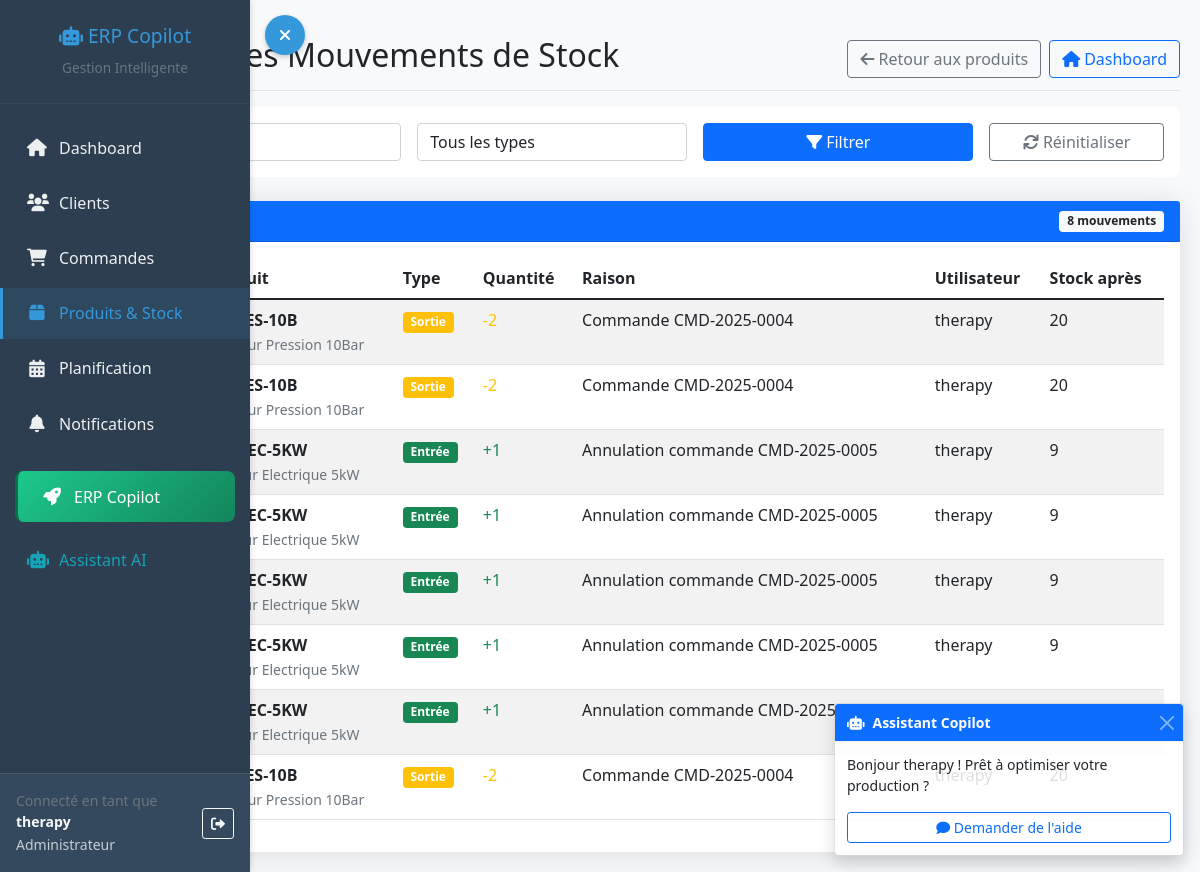
Page /stock/movements/ (signed in) on the committed database.
### dashboard/models.py (models this page shows, shortened)
class CustomUser(AbstractUser):
    ROLE_CHOICES = [
        ('admin', 'Administrateur'),
        ('manager', 'Manager'),
        ('supervisor', 'Superviseur'),  # Rôle secondaire avec accès limité
        ('operator', 'Opérateur'),
    ]
    role = models.CharField(max_length=20, choices=ROLE_CHOICES, default='operator')
    phone = models.CharField(max_length=20, blank=True)

class StockMovement(models.Model):
    MOVEMENT_TYPES = [
        ('in', 'Entrée'),
        ('out', 'Sortie'),
        ('adjustment', 'Ajustement'),
    ]
    product = models.ForeignKey(Product, on_delete=models.CASCADE)
    movement_type = models.CharField(max_length=20, choices=MOVEMENT_TYPES)
    quantity = models.IntegerField()
    reason = models.CharField(max_length=100)
    created_at = models.DateTimeField(auto_now_add=True)
    user = models.ForeignKey(CustomUser, on_delete=models.CASCADE, related_name='dashboard_stock_movements')
    customer = models.ForeignKey(Customer, on_delete=models.SET_NULL, null=True, blank=True, related_name='stock_movements')

class Product(models.Model):
    reference = models.CharField(max_length=50, unique=True)
    name = models.CharField(max_length=100)
    description = models.TextField(blank=True)
    price = models.DecimalField(max_digits=10, decimal_places=2)
    min_stock = models.IntegerField(default=5)
    max_stock = models.IntegerField(default=100)
    current_stock = models.IntegerField(default=0)
    created_at = models.DateTimeField(auto_now_add=True)
    is_active = models.BooleanField(default=True)
    archived_at = models.DateTimeField(null=True, blank=True)

### dashboard/views.py (the view)
# urls.py: path('stock/movements/', views.stock_movements, name='stock_movements'),
@login_required
def stock_movements(request):
    movements = StockMovement.objects.select_related('product', 'user').all().order_by('-created_at')
    product_filter = request.GET.get('product', '')
    if product_filter:
        movements = movements.filter(product_id=product_filter)
    type_filter = request.GET.get('type', '')
    if type_filter:
        movements = movements.filter(movement_type=type_filter)
    return render(request, 'dashboard/products/stock_movements.html', {
        'movements': movements,
        'products': Product.objects.all().order_by('reference'),
    })

### templates/dashboard/products/stock_movements.html (shortened to what this page needs)
{% extends 'base.html' %}
{% block content %}
<div class="d-flex justify-content-between flex-wrap flex-md-nowrap align-items-center pt-3 pb-2 mb-3 border-bottom">
    <h1 class="h2">
        Historique des Mouvements de Stock
    </h1>
    <div class="btn-toolbar mb-2 mb-md-0">
        <a href="{% url 'product_list' %}" class="btn btn-outline-secondary me-2">
            <i class="fas fa-arrow-left me-1"></i>Retour aux produits
        </a>
        <a href="{% url 'dashboard' %}" class="btn btn-outline-primary">
            <i class="fas fa-home me-1"></i>Dashboard
        </a>
    </div>
</div>
<div class="row mb-4">
    <div class="col-12">
        <div class="card">
            <div class="card-body">
                <form method="get" class="row g-3">
                    <div class="col-md-4">
                    </div>
                    <div class="col-md-3">
                        <select name="type" class="form-control">
                            <option value="">Tous les types</option>
                        </select>
                    </div>
                    <div class="col-md-3">
                        <button type="submit" class="btn btn-primary w-100">
                            <i class="fas fa-filter me-1"></i>Filtrer
                        </button>
                    </div>
                    <div class="col-md-2">
                        <a href="{% url 'stock_movements' %}" class="btn btn-outline-secondary w-100">
                            <i class="fas fa-refresh me-1"></i>Réinitialiser
                        </a>
                    </div>
                </form>
            </div>
        </div>
    </div>
</div>
<div class="row">
    <div class="col-12">
        <div class="card shadow">
            <div class="card-header bg-primary text-white d-flex justify-content-between align-items-center">
                <h5 class="mb-0">Mouvements de stock</h5>
                <span class="badge bg-light text-dark">{{ movements.count }} mouvements</span>
            </div>
            <div class="card-body">
                <div class="table-responsive">
                    <table class="table table-striped table-hover">
                        <thead>
                            <tr>
                                <th>Date</th>
                                <th>Produit</th>
                                <th>Type</th>
                                <th>Quantité</th>
                                <th>Raison</th>
                                <th>Utilisateur</th>
                                <th>Stock après</th>
                            </tr>
                        </thead>
                        <tbody>
                            {% for movement in movements %}
                            <tr>
                                <td>{{ movement.created_at|date:"d/m/Y H:i" }}</td>
                                <td>
                                    <strong>{{ movement.product.reference }}</strong><br>
                                    <small class="text-muted">{{ movement.product.name }}</small>
                                </td>
                                <td>
                                    <span class="badge
                                        {% if movement.movement_type == 'in' %}bg-success
                                        {% elif movement.movement_type == 'out' %}bg-warning
                                        {% else %}bg-info{% endif %}">
                                        {{ movement.get_movement_type_display }}
                                    </span>
                                </td>
                                <td>
                                    <span class="{% if movement.movement_type == 'in' %}text-success{% else %}text-warning{% endif %}">
                                        {% if movement.movement_type == 'in' %}+{% else %}-{% endif %}{{ movement.quantity }}
                                    </span>
                                </td>
                                <td>{{ movement.reason }}</td>
                                <td>{{ movement.user.username }}</td>
                                <td>
                                    {% with product=movement.product %}
                                        {% if movement.movement_type == 'in' %}
                                            {{ product.current_stock }}
                                        {% elif movement.movement_type == 'out' %}
                                            {{ product.current_stock }}
                                        {% else %}
                                            {{ movement.quantity }}
                                        {% endif %}
                                    {% endwith %}
                                </td>
                            </tr>
                            {% endfor %}
                        </tbody>
                    </table>
                </div>
            </div>
        </div>
    </div>
</div>
{% endblock %}

### templates/base.html (shortened to what this page needs)
<!DOCTYPE html>
<html lang="fr">
<head>
    <link href="https://cdn.jsdelivr.net/npm/bootstrap@5.1.3/dist/css/bootstrap.min.css" rel="stylesheet">
    <link href="https://cdnjs.cloudflare.com/ajax/libs/font-awesome/6.0.0/css/all.min.css" rel="stylesheet">
</head>
<body>
    <nav class="sidebar" id="sidebar">
        <div class="sidebar-sticky">
            <div class="sidebar-header text-center">
                <h5 class="text-primary">
                    <i class="fas fa-robot"></i> ERP Copilot
                </h5>
                <small class="text-muted">Gestion Intelligente</small>
            </div>
            <ul class="nav flex-column">
                <li class="nav-item">
                    <a class="nav-link {% if request.resolver_match.url_name == 'dashboard' %}active{% endif %}"
                    href="{% url 'dashboard' %}">
                        <i class="fas fa-home"></i>
                        Dashboard
                    </a>
                </li>
                <li class="nav-item">
                    <a class="nav-link {% if 'customers' in request.path %}active{% endif %}"
                    href="{% url 'customer_list' %}">
                        <i class="fas fa-users"></i>
                        Clients
                    </a>
                </li>
                <li class="nav-item">
                    <a class="nav-link {% if 'orders' in request.path %}active{% endif %}"
                    href="{% url 'order_list' %}">
                        <i class="fas fa-shopping-cart"></i>
                        Commandes
                    </a>
                </li>
                <li class="nav-item">
                    <a class="nav-link {% if 'products' in request.path or 'stock' in request.path %}active{% endif %}"
                    href="{% url 'product_list' %}">
                        <i class="fas fa-box"></i>
                        Produits & Stock
                    </a>
                </li>
                <li class="nav-item">
                    <a class="nav-link {% if 'planning' in request.path %}active{% endif %}"
                    href="{% url 'planning_dashboard' %}">
                        <i class="fas fa-calendar-alt"></i>
                        Planification
                    </a>
                </li>
                <li class="nav-item position-relative">
                    <a class="nav-link" href="{% url 'notifications_list' %}">
                        <i class="fas fa-bell"></i>
                        Notifications
                    </a>
                </li>
                <li class="nav-item">
                    <a class="nav-link erp-copilot" href="{% url 'erp_copilot' %}">
                        <i class="fas fa-rocket"></i>
                        ERP Copilot
                    </a>
                </li>
                <li class="nav-item">
                    <a class="nav-link text-info" href="{% url 'ai_assistant' %}">
                        <i class="fas fa-robot"></i>
                        Assistant AI
                    </a>
                </li>
            </ul>
            <div class="user-info-container">
                <div class="d-flex align-items-center">
                    <div class="flex-grow-1">
                        <small class="text-muted d-block">Connecté en tant que</small>
                        <div class="fw-bold text-light small">{{ user.username }}</div>
                        {% if user.role %}
                        <small class="text-light opacity-75">{{ user.get_role_display }}</small>
                        {% endif %}
                    </div>
                    <form method="post" action="{% url 'logout' %}" class="m-0">
                        <button type="submit" class="btn btn-sm btn-outline-light" title="Déconnexion">
                            <i class="fas fa-sign-out-alt"></i>
                        </button>
                    </form>
                </div>
            </div>
        </div>
    </nav>
    <button class="sidebar-toggle" id="sidebarToggle">
        <i class="fas fa-bars" id="toggleIcon"></i>
    </button>
    <main id="mainContent">
        {% block content %}
        {% endblock %}
    </main>
    <div class="position-fixed bottom-0 end-0 m-3" style="z-index: 1050;">
        <div class="toast show" role="alert" id="copilotToast">
            <div class="toast-header bg-primary text-white">
                <i class="fas fa-robot me-2"></i>
                <strong class="me-auto">Assistant Copilot</strong>
                <button type="button" class="btn-close btn-close-white" data-bs-dismiss="toast"></button>
            </div>
            <div class="toast-body">
                <p>Bonjour {{ user.username }} ! Prêt à optimiser votre production ?</p>
                <button class="btn btn-sm btn-outline-primary w-100" onclick="showCopilotHelp()">
                    <i class="fas fa-comment"></i> Demander de l'aide
                </button>
            </div>
        </div>
    </div>
</body>
</html>

### templates/base.html (style rules this page uses)
body { overflow-x: hidden; background-color: #f8f9fa; transition: margin-left 0.3s ease; }
.sidebar { position: fixed; top: 0; bottom: 0; left: 0; z-index: 1000; padding: 0; box-shadow: 2px 0 5px rgba(0,0,0,0.1); width: 250px; background-color: #2c3e50; transition: transform 0.3s ease; transform: translateX(0); display: flex; flex-direction: column; }
.sidebar-sticky { position: relative; height: 100vh; overflow-y: auto; padding: 0; display: flex; flex-direction: column; flex: 1; }
.sidebar-header { padding: 1.5rem 1rem; border-bottom: 1px solid #34495e; flex-shrink: 0; background-color: #2c3e50; }
.sidebar .nav { flex: 1; overflow-y: auto; padding: 1rem 0; }
.sidebar .nav-link { font-weight: 500; color: #ecf0f1; padding: 0.85rem 1.5rem; border-left: 3px solid transparent; transition: all 0.3s; margin: 2px 0; display: flex; align-items: center; position: relative; }
.sidebar .nav-link.active { color: #3498db; background-color: rgba(52, 152, 219, 0.1); border-left-color: #3498db; }
.sidebar .nav-link i { margin-right: 12px; width: 20px; text-align: center; font-size: 1.1rem; }
.sidebar-toggle { position: fixed; top: 15px; left: 15px; z-index: 1001; background: #3498db; border: none; border-radius: 50%; width: 40px; height: 40px; color: white; cursor: pointer; transition: all 0.3s ease; box-shadow: 0 2px 5px rgba(0,0,0,0.2); }
main { margin-left: 0; padding: 20px; transition: margin-left 0.3s ease; min-height: 100vh; }
.sidebar:not(.collapsed) + .sidebar-toggle { left: 265px; }
.sidebar-header h5 { color: #3498db !important; margin-bottom: 0.5rem; font-size: 1.2rem; }
.sidebar-header small { color: #bdc3c7; font-size: 0.85rem; }
.user-info-container { margin-top: auto; padding: 1rem; background-color: #34495e; border-top: 1px solid #455a64; flex-shrink: 0; }
.card { border: none; border-radius: 0.5rem; }
.shadow { box-shadow: 0 0.15rem 1.75rem 0 rgba(58, 59, 69, 0.15) !important; }
.nav-link.erp-copilot { background: linear-gradient(135deg, #1cc88a, #13855c); color: white !important; margin: 20px 15px 10px 15px; border-radius: 8px; border-left: 3px solid #0f6e4a !important; padding: 0.85rem 1.5rem; }
.nav-link.erp-copilot i { color: white !important; }
.nav-link.text-info { color: #17a2b8 !important; }

### rows in the picture
CustomUser: username "therapy", role "Administrateur"
StockMovement: product.reference "C-PRES-10B", product.name "Capteur Pression 10Bar", movement_type "Sortie", quantity "2", reason "Commande CMD-2025-0004", user.username "therapy", product.current_stock "20"
StockMovement: product.reference "C-PRES-10B", product.name "Capteur Pression 10Bar", movement_type "Sortie", quantity "2", reason "Commande CMD-2025-0004", user.username "therapy", product.current_stock "20"
StockMovement: product.reference "M-ELEC-5KW", product.name "Moteur Electrique 5kW", movement_type "Entrée", quantity "1", reason "Annulation commande CMD-2025-0005", user.username "therapy", product.current_stock "9"
StockMovement: product.reference "M-ELEC-5KW", product.name "Moteur Electrique 5kW", movement_type "Entrée", quantity "1", reason "Annulation commande CMD-2025-0005", user.username "therapy", product.current_stock "9"
StockMovement: product.reference "M-ELEC-5KW", product.name "Moteur Electrique 5kW", movement_type "Entrée", quantity "1", reason "Annulation commande CMD-2025-0005", user.username "therapy", product.current_stock "9"
StockMovement: product.reference "M-ELEC-5KW", product.name "Moteur Electrique 5kW", movement_type "Entrée", quantity "1", reason "Annulation commande CMD-2025-0005", user.username "therapy", product.current_stock "9"
StockMovement: product.reference "M-ELEC-5KW", product.name "Moteur Electrique 5kW", movement_type "Entrée", quantity "1", reason "Annulation commande CMD-2025-0005"
StockMovement: product.reference "C-PRES-10B", product.name "Capteur Pression 10Bar", movement_type "Sortie", quantity "2", reason "Commande CMD-2025-0004", user.username "therapy", product.current_stock "20"

### other values in the picture
{{ movements.count }} "8"
